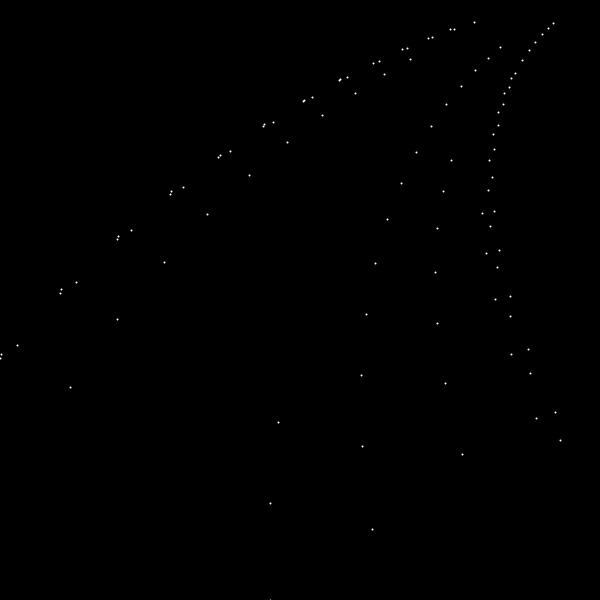
Frame 1 (no input)
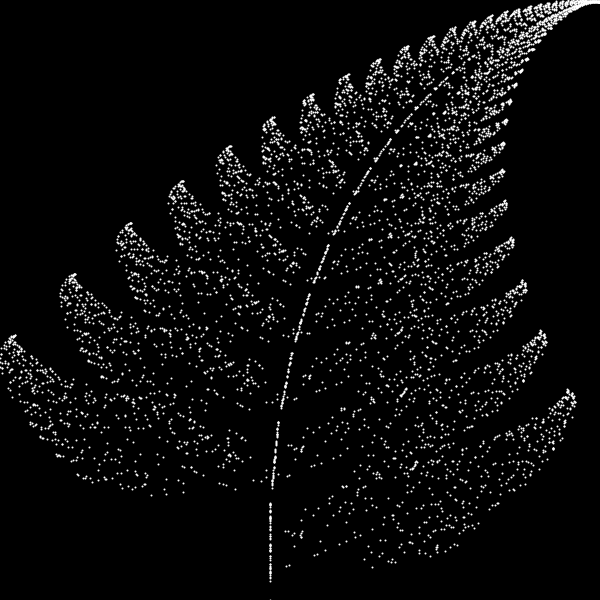
Frame 60 (the mouse pressed at the canvas centre just before this capture)
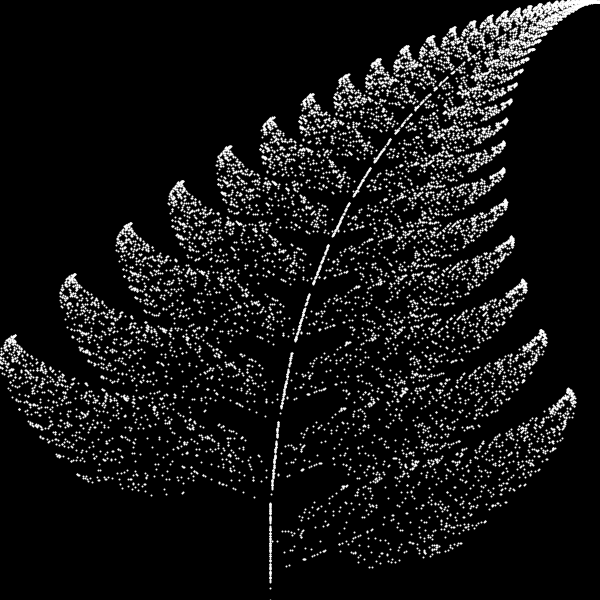
Frame 120 (the mouse held since frame 60 and released just before this capture)

The Processing sketch that drew these frames (run headless with seeded random() and noise(); from frame 60 on, the mouse is pressed at the canvas centre):

// Processing sketch: Barnsley_Fern
// ── Barnsley_Fern.pde
float x = 0.0;
float y = 0.0;

void setup() {
  size(600, 600);
  background(0);
}

void nextPoint () {

  float nextX;
  float nextY;
  float r = random(1);

  if (r < 0.01) {
    // 1
    nextX =  0;
    nextY =  0.16 * y;
  } else if (r < 0.86) { 
    // 2
    nextX =  0.85 * x + 0.04 * y;
    nextY = -0.04 * x + 0.85 * y + 1.6;
  } else if (r < 0.93) {
    // 3
    nextX =  0.20 * x + -0.26 * y;
    nextY =  0.23 * x +  0.22 * y + 1.6;
  } else {
    // 4
    nextX = -0.15 * x + 0.28 * y;
    nextY =  0.26 * x + 0.24 * y + 0.44;
  }
  x = nextX;
  y = nextY;
}

void drawPoint () {
  stroke(255);
  strokeWeight(2);
  float px = map(x, -2.1820, 2.6558, 0, width);
  float py = map(y, 0, 9.9983, height, 0);
  point(px, py);
}

void draw() {
  for (int i = 0 ; i < 100 ; i++ ) {
    drawPoint();
    nextPoint();
  }
}
